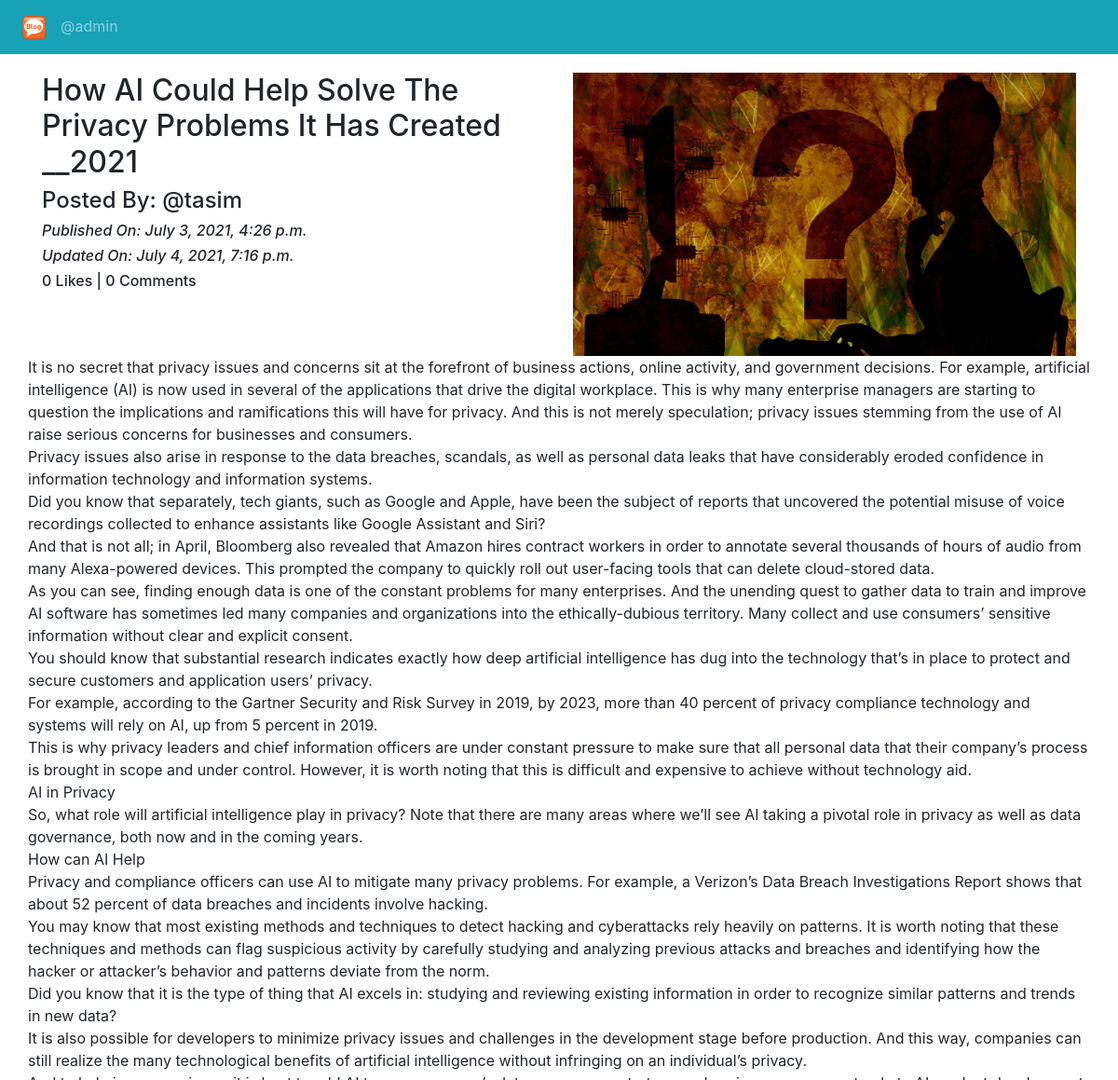
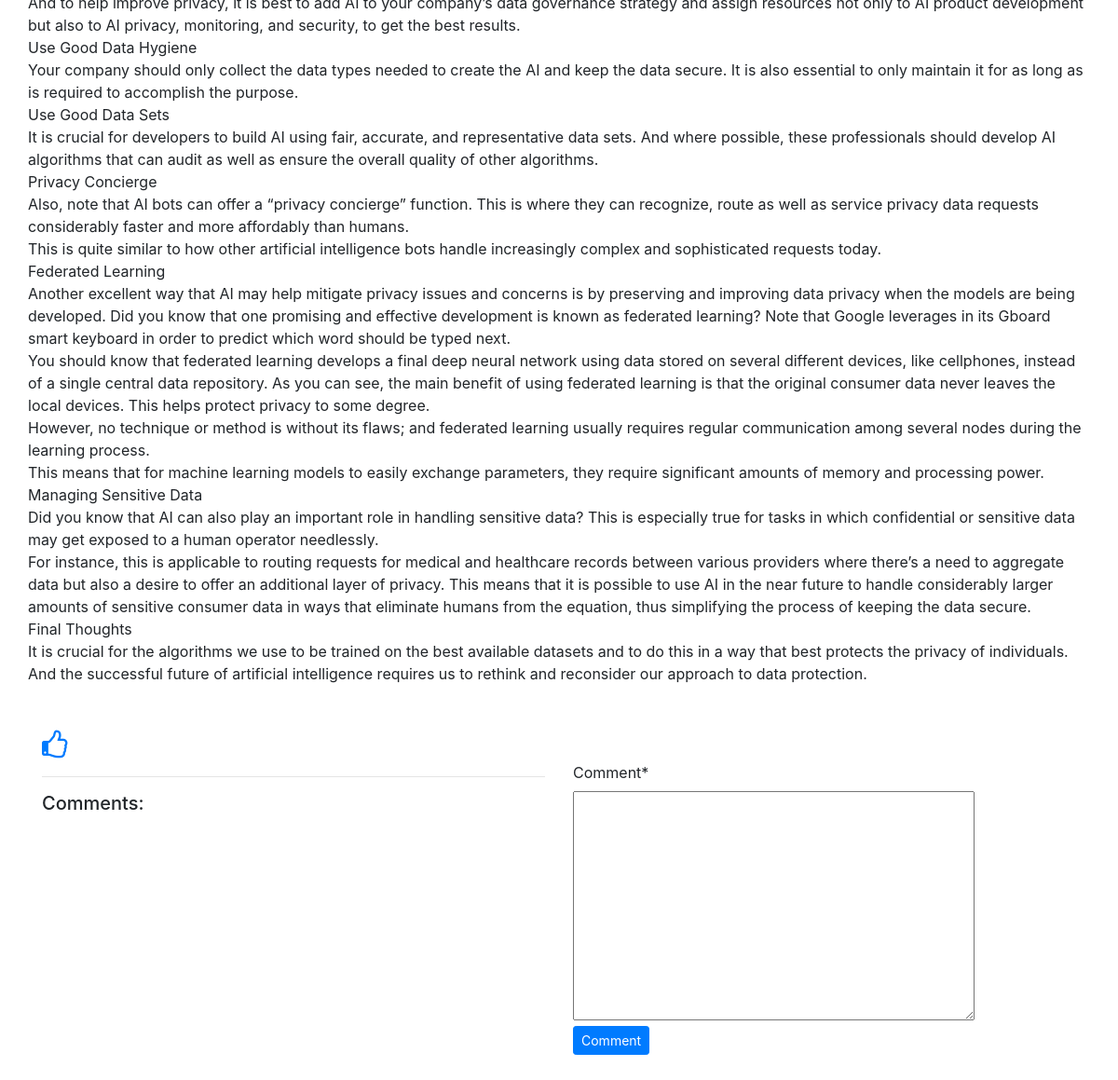
The app's page /blog/details/How AI Could Help Solve The Privacy Problems It Has Created __2021 (signed in) with its own data (2 pictures, top to bottom).
### App_Blog/models.py (models this page shows, shortened)
class Blog(models.Model):
    author = models.ForeignKey(User, on_delete=models.CASCADE, related_name='post_author')
    blog_title = models.CharField(max_length=264, verbose_name='Put a title')
    slug = models.SlugField(max_length=264, unique=True)
    blog_content = models.TextField(verbose_name="What is your mind?")
    blog_image = models.ImageField(upload_to='blog_images', verbose_name='Image')
    publish_date = models.DateTimeField(auto_now_add=True)
    update_date = models.DateTimeField(auto_now=True)

### App_Blog/views.py (the view, shortened to what this page needs)
# urls.py: path('details/<str:blog_title>', views.blog_details, name='blog_details'),
@login_required
def blog_details(request, blog_title):
    blog = Blog.objects.get(blog_title=blog_title)
    comment_form = CommentForm()
    already_liked = Likes.objects.filter(blog=blog, user=request.user)
    if already_liked:
        liked = True
    else:
        liked = False
    return render(request, 'App_Blog/blog_details.html',
                  context={'blog': blog, 'comment_form': comment_form, 'liked': liked, })

### App_Blog/forms.py
class CommentForm(forms.ModelForm):
    class Meta:
        model = Comment
        fields = ('comment',)

### templates/App_Blog/blog_details.html (shortened to what this page needs)
{% extends 'base.html' %}
{% load crispy_forms_tags %}
{% block body_block %}
<div class="row">
  <div class="col-sm-6">
    <h2>{{ blog.blog_title }}</h2>
    <h4>Posted By: @{{ blog.author }}</h4>
    <i><h6>Published On: {{blog.publish_date}}</h6></i>
    <i><h6>Updated On: {{blog.update_date}}</h6></i>
    <h6>{{ blog.blogs_like.count }} Likes | {{blog.blog_comment.count}} Comments</h6>
  </div>
  <div class="col-sm-6">
    <img src="/media/{{blog.blog_image}}" width="100%">
  </div>
  <p>
    {{blog.blog_content|linebreaks}}
  </p>
  </div>
  {% if not liked %}
  <a href="{% url 'App_blog:liked_post' pk=blog.pk %}">
    <i class="fa fa-thumbs-o-up fa-2x" aria-hidden="true"></i>
  </a>
  {% else %}
  <a href="{% url 'App_blog:un_liked' pk=blog.pk %}">
    <i class="fa fa-thumbs-o-down fa-2x" aria-hidden="true"></i>
  </a>
  {% endif %}
  <div class="row">
    <div class="col-sm-6">
      <hr>
      <h5>Comments:</h5>
    </div>
    <div class="col-sm-6">
      <form method="POST">
        {{ comment_form|crispy }}
        <button type="submit" class="btn btn-primary btn-sm">Comment</button>
      </form>
    </div>
  </div>
  <br>
  <br>
  {% endblock %}

### templates/base.html (shortened to what this page needs)
<!DOCTYPE html>
<html lang="en">
<head>
  <link rel="stylesheet" href="https://maxcdn.bootstrapcdn.com/bootstrap/4.4.1/css/bootstrap.min.css">
  <link href="https://maxcdn.bootstrapcdn.com/font-awesome/4.7.0/css/font-awesome.min.css" rel="stylesheet">
</head>
<body>
<nav class="navbar navbar-expand-lg navbar-dark bg-info">
      <ul class="navbar-nav">
        <li class="nav-item">
          <a class="nav-link active" aria-current="page" href="{% url 'index' %}"><img src="/media/logo.png" width="25px"></a>
        </li>
          {% if user.is_authenticated %}
               <div class="nav-item dropdown">
                    <a class="nav-link dropdown-toggel" href="" id="navbardrop" data-toggle="dropdown">@{{ user.username }}</a>
               </div>
          {% endif %}
      </ul>
</nav>
<div class="container" style="padding-top: 20px">
    {% block body_block %}
    {% endblock %}
</div>
</body>
</html>

### records on screen
Blog: blog_title "How AI Could Help Solve The Privacy Problems It Has Created __2021", author "tasim", publish_date "July 3, 2021, 4:26 p.m.", update_date "July 4, 2021, 7:16 p.m.", blogs_like.count "0", blog_comment.count "0", blog_image (picture), blog_content "It is no secret that privacy issues and concerns sit at the forefront of business actions, online activity, and government decisions. For example, artificial intelligence (AI) is now used in several of the applications that drive the digital workplace. This is why many enterprise managers are starting to question the implications and ramifications this will have for privacy. And this is not merely speculation; privacy issues stemming from the use of AI raise serious concerns for businesses and consumers. Privacy issues also arise in response to the data breaches, scandals, as well as personal data leaks that have considerably eroded confidence in information technology and information…"

### other values on screen
{{ user.username }} "admin"
